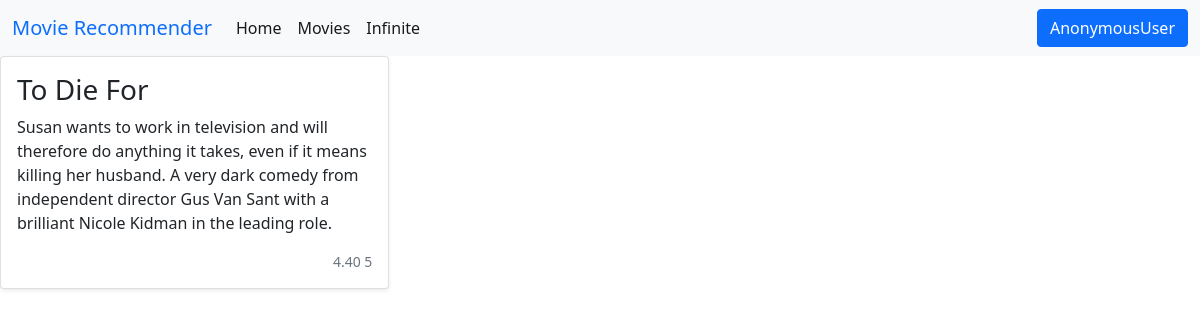
Page /movie/577/ on the earlier database version.
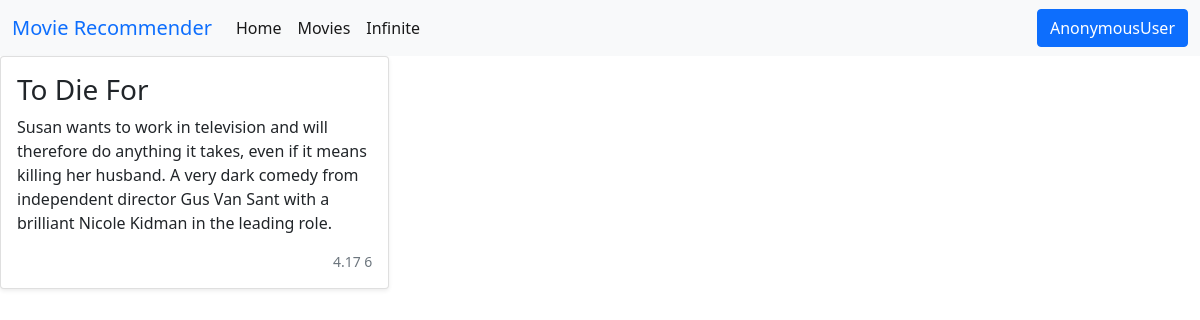
Same page on the later database version.
### movies/models.py (models this page shows, shortened)
class Movie(models.Model):
    title = models.CharField(max_length=100)
    overview = models.TextField()
    release_date = models.DateField(auto_now=False, auto_now_add=False, blank=True, null=True)
    timestamp = models.DateTimeField(auto_now_add=True)
    rating = GenericRelation(Rating)
    rating_last_updated = models.DateField(auto_now=False, auto_now_add=False, blank=True, null=True)
    rating_avg = models.DecimalField(blank=True, null=True, max_digits=5, decimal_places=2)
    rating_count = models.IntegerField(blank=True, null=True)
    objects = MovieManager()
    def get_absolute_url(self):
        return reverse("movies:movie_detail", kwargs={"pk": self.pk})

### movies/views.py (the view)
class MovieDetailView(generic.DetailView):
    template_name = "movies/movie_detail.html"
    queryset = Movie.objects.all()
    def get_context_data(self, *args, **kwargs):
        context = super().get_context_data(*args, **kwargs)
        request = self.request
        user = request.user
        if user.is_authenticated:
            object = context["object"]
            object_ids = [object.id]
            my_ratings = user.rating_set.movies().as_object_dict(object_ids=object_ids)
            context["my_ratings"] = my_ratings
        return context

### ratings/context_processors.py (called while the page is built)
def ratings_choice(request):
    return {"ratings_choice": RatingChoice.values}

### templates/movies/movie_detail.html (shortened to what this page needs)
{% extends 'base.html' %}
{% block body %}
<div class="row row-cols-1 row-cols-sm-2 row-cols-md-3 g-3">
    <div class="col">
        <div class="card shadow-sm">
            <div class="card-body">
                <h3>{{ object.title }}</h3>
                <p class="card-text">{{ object.overview }}</p>
                <div class="d-flex justify-content-between align-items-center">
                    {% if object.rating_avg is not None %}
                    <small class="text-muted">{{ object.rating_avg }} {{ object.rating_count }}</small>
                    {% endif %}
                </div>
            </div>
        </div>
    </div>
</div>
{% endblock body %}

### templates/base.html (shortened to what this page needs)
<!doctype html>
<html lang="en">
<head>
    <link href="https://cdn.jsdelivr.net/npm/bootstrap@5.0.2/dist/css/bootstrap.min.css" rel="stylesheet"
>
    <link href="https://cdn.jsdelivr.net/npm/bootstrap@5.0.2/dist/css/bootstrap.min.css" rel="stylesheet"
>
</head>
<body hx-headers='{"X-CSRFToken": "{{ csrf_token }}"}'>
    {% include "navBar.html" %}
    {% block body %}
    {% endblock body %}
</body>
</html>

### templates/navBar.html (shortened to what this page needs)
{% url 'movies:movie_list' as MovieListURL %}
{% url 'movies:movie_infinte' as MovieInfinteURL %}
{% load account %}
<nav class="navbar navbar-expand-lg navbar-light bg-light">
    <div class="container-fluid">
        <a class="navbar-brand text-primary" href="{{MovieListURL}}">Movie Recommender</a>
        <div class="collapse navbar-collapse" id="navbarSupportedContent">
            <ul class="navbar-nav me-auto mb-2 mb-lg-0">
                <li class="nav-item">
                    <a class="nav-link active" aria-current="page" href="#">Home</a>
                </li>
                <li class="nav-item">
                    <a class="nav-link active" aria-current="page" href="{{MovieListURL}}">Movies</a>
                </li>
                <li class="nav-item">
                    <a class="nav-link active" aria-current="page" href="{{MovieInfinteURL}}">Infinite</a>
                </li>
            </ul>
            <a class='btn btn-primary' href='/accounts/logout/'>{% user_display user %} </a>
        </div>
    </div>
</nav>

Differences in the rows shown:
changed Movie "To Die For": rating_avg "4.40" → "4.17"; rating_count "5" → "6"
